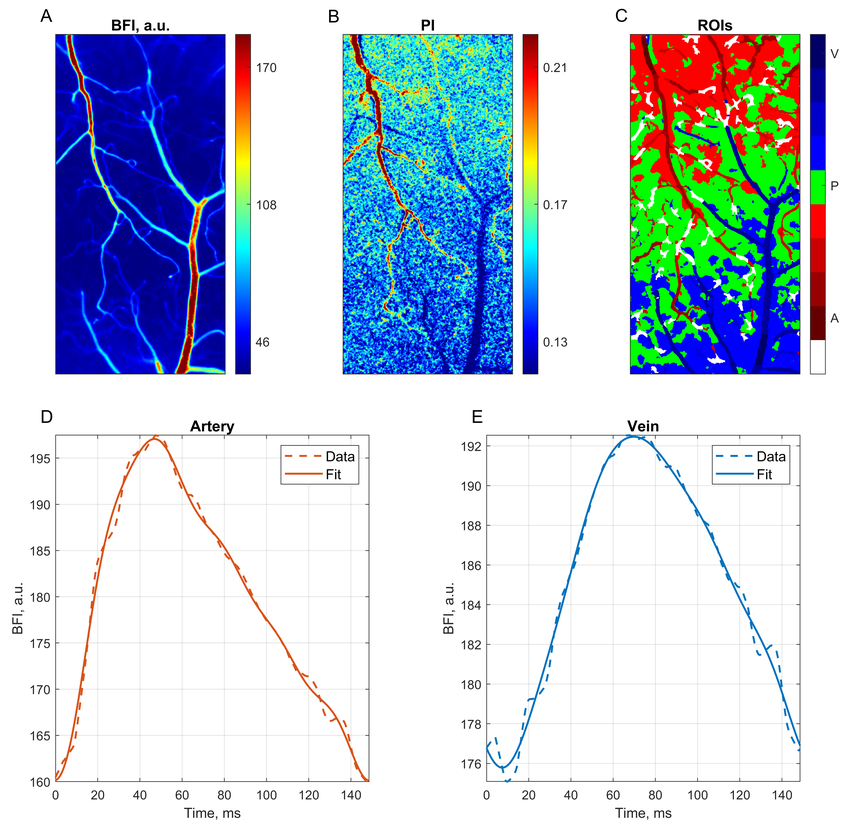
%> input picture Basic functions/Read files/f1.png, 854 x 826 px, shrunk from 5625 x 5438 before the run
$ octave --eval "result = meRieszPyramid(imread('../../Basic functions/Read files/f1.png'));"   (GNU Octave 9; MATLAB toolbox functions it lacks are replaced by stand-ins)
%> lines starting %> are read from the running program, lines starting %| are printed output that depends on the picture
### Core/MotionEnhancement/meExpand.m
%meExpand - Upsample one pyramid band to the size of the level below it.
%
%   THE ONE EXPAND OPERATOR OF THE BLOCK, and it is public rather than a
%   subfunction for a single reason: meRieszPyramid uses it to FORM the Laplacian
%   bands and meCollapse uses it to PUT THEM BACK.  A Laplacian pyramid is exactly
%   invertible only because those two operations are the same operation - write it
%   twice and the two copies are one edit away from disagreeing, at which point the
%   round trip stops being exact and every displacement measured downstream is
%   wrong by an amount nobody can see.
%
%   ZEROS ARE INSERTED, THEN BLURRED WITH TWICE THE REDUCE KERNEL.  Half the
%   samples of the upsampled grid are zero, so the binomial [1 4 6 4 1]/16 that
%   reduces would return half the brightness on the way back; [1 4 6 4 1]/8 is the
%   same filter scaled to put it back.  Both the even and the odd output samples
%   collect exactly 8/16 of the kernel, which is why one factor serves both.
%
%   THE BOUNDARY RULE DOES NOT HAVE TO BE RIGHT, IT HAS TO BE THE SAME.  Whatever
%   this does at the frame edge, meRieszPyramid subtracts it and meCollapse adds it
%   back, so the round trip is exact for any consistent choice.  Symmetric padding
%   is the choice because it is the one that does not invent an edge.
%
% Syntax:
%    U = meExpand(L, sz)
%
% Inputs:
%    L  - a pyramid band, [rows columns] or [rows columns frames].
%    sz - [rows columns] of the level being expanded to.  It must be the size the
%         reduce step came from: numel(1:2:sz(1)) by numel(1:2:sz(2)) has to be
%         size(L,1) by size(L,2).
%
% Outputs:
%    U  - the band at sz, same class and same number of frames as L.
%
% Example:
%    U = meExpand(coarse, size(fine,[1 2]));
%    lap = fine - U;
%
% Dependencies: Image Processing Toolbox (imfilter).
% See also: meRieszPyramid, meCollapse
%
% Author: Dmitry D Postnov, CFIN, Aarhus University (dpostnov@cfin.au.dk)
% Copyright 2026 Dmitry D Postnov, Aarhus University.
% Header generation and script formatting were done with Claude Code.
% Last revision: 07-August-2026

%------------- BEGIN CODE --------------
function U = meExpand(L, sz)

nr = numel(1:2:sz(1));
nc = numel(1:2:sz(2));
if size(L,1)~=nr || size(L,2)~=nc
    error('meExpand:size', ...
        'A band of %dx%d cannot expand to %dx%d - that size came from a different level.', ...
        size(L,1), size(L,2), sz(1), sz(2));
end

% imfilter takes its kernel in double whatever the image is in, and returns the
% image's class.
k = [1 4 6 4 1]./8;

U = zeros([sz(1) sz(2) size(L,3)], 'like', L);
U(1:2:sz(1), 1:2:sz(2), :) = L;
U = imfilter(U, k.', 'symmetric', 'same');
U = imfilter(U, k  , 'symmetric', 'same');
end
%------------- END OF CODE --------------

### Core/MotionEnhancement/meRieszPyramid.m
%meRieszPyramid - Laplacian pyramid plus the 3-tap Riesz transform of each band.
%
%   THE REPRESENTATION THE WHOLE MAGNIFIER RUNS ON.  A Laplacian band and its two
%   Riesz components form a quaternion whose phase is the local position of the
%   structure at that scale; move the structure and the phase moves with it, so a
%   sub-pixel displacement becomes a number rather than a difference of two similar
%   pictures.  Wadhwa et al., ICCP 2014.
%
%   WHY THIS AND NOT A COMPLEX STEERABLE PYRAMID.  Four times over-complete instead
%   of twelve to fifty-six, and ONE orientation-free phase field per level instead
%   of eight oriented ones - which is eight times less temporal filtering, and
%   temporal filtering is where the time goes.  The price is the tighter octave
%   bound, alpha*delta < lambda/4 rather than lambda/2, and on this recording that
%   bound is nowhere near binding.
%
%   THE KERNELS ARE ANTISYMMETRIC, AND THAT IS A TRAP.  conv2 flips a kernel before
%   it slides it; imfilter does not.  These two differ by a sign, so the wrong
%   choice negates both Riesz components.  What that does is worth knowing exactly,
%   because it is not what one first fears: negating BOTH components conjugates the
%   quaternion, and the phase difference and the phase shift then conjugate
%   together, so the real part that comes out of meShift is unchanged.  A
%   consistent flip is harmless.  What is NOT harmless is an INCONSISTENT one - the
%   phase measured one way and the shift applied the other - or a swap of the two
%   kernels, which magnifies motion along x as motion along y.  Both are silent and
%   both produce an entirely plausible movie, which is why the direction is
%   asserted on a phantom rather than reasoned about.
%
%   imfilter IS THE CHOICE HERE, and with these kernels it computes the true Riesz
%   sign: the x component of the Riesz transform is MINUS the derivative along x
%   (its multiplier is -i*w/|w| against the derivative's +i*w), and imfilter with
%   [0 0 0; 0.5 0 -0.5; 0 0 0] returns 0.5*L(c-1) - 0.5*L(c+1), which is exactly
%   that.  Whoever changes this line owes the phantom assertion a re-run.
%
%   TWO RIESZ TRANSFORMS, AND WHICH ONE TO USE WAS DECIDED BY MEASUREMENT.  The
%   three taps are an APPROXIMATION: their response is -i*sin(w) where the Riesz
%   transform's is -i*w/|w|, so they are only right near one frequency of each band
%   and wrong at its edges.  What that costs, measured 2026-08-07, is not small.
%   Amplifying a translating grating with every level active reached 0.80 of the
%   1+alpha the theory promises with the three taps and 0.93 with the exact
%   multiplier; on a vessel wall, 0.73 against 0.81.  A longer lowpass helps
%   neither (a 7- and a 9-tap binomial came out unchanged), so the pyramid's band
%   overlap is a separate term and not the one that moves.
%
%   'exact' IS THE DEFAULT, AND THE PUBLISHED PSEUDOCODE'S THREE TAPS ARE NOT,
%   because on the calibration phantom the exact multiplier gave 24 % more
%   amplification (gain 8.76 against 7.05 at alpha 20) at a detection floor that
%   could not be told apart from it (0.0045 against 0.0051 px, inside the scatter
%   of a thirty-bin estimate) for 17 % more time in the analysis.  Better on the
%   axis that is scarce, no worse on the axis that matters, and cheap.
%
%   ONE RISK IN 'exact' IS UNMEASURED AND SESSION 3 SHOULD CHECK IT.  The exact
%   transform is a multiplier in the Fourier domain, so it treats the band as
%   PERIODIC where the three taps pad it symmetrically.  A Laplacian band is near
%   zero at the frame boundary, which is why this is affordable at all - but a
%   bright vessel running off the edge of a real frame is not near zero, and it can
%   ring across to the opposite side.  The phantom has no vessel at its edge, so
%   the phantom cannot see this.  If a real product shows structure that mirrors
%   across the frame, try '3tap' first.
%
%   'exact' costs two Fourier transforms per level per frame and holds a complex
%   copy of the band while it works; '3tap' is two 3x3 convolutions.
%
%   THE RIESZ IS COMPUTED ONLY WHERE IT IS ASKED FOR.  Three planes per level over
%   every frame is the memory in this block: on a 512x512 window of 1 300 frames
%   the finest level alone is 1.4 GB per plane.  Naming the levels that will be
%   amplified is how the continuous mode fits in memory at all.
%
% Syntax:
%    pyr = meRieszPyramid(I)
%    pyr = meRieszPyramid(I, nLevels)
%    pyr = meRieszPyramid(I, nLevels, rieszLevels)
%    pyr = meRieszPyramid(I, nLevels, rieszLevels, riesz)
%
% Inputs:
%    I           - one image or a stack, [rows columns] or [rows columns frames].
%                  Converted to single unless it is already single or a gpuArray.
%    nLevels     - how many Laplacian bands to build.  Empty or absent takes the
%                  most the frame allows, which leaves the residual at least four
%                  pixels across.  Level 1 is the finest and each level up doubles
%                  the wavelength it carries: level k is centred on 2^(k+1) pixels.
%    rieszLevels - the levels whose Riesz components are wanted.  Empty or absent
%                  takes all of them.
%    riesz       - 'exact' (default) or '3tap'.  See the header.
%
% Outputs:
%    pyr - .lap    {1 x nLevels} the Laplacian bands, each [rows columns frames]
%          .res    the residual lowpass, the coarsest thing that is left
%          .rx     {1 x nLevels} Riesz along columns; empty where not asked for
%          .ry     {1 x nLevels} Riesz along rows;    empty where not asked for
%          .size   {1 x nLevels} [rows columns] of each band, for the collapse
%          .resSize [rows columns] of the residual
%          .imSize [rows columns] of the input frame
%          .nFrames
%          .levels the levels that carry a Riesz transform
%          .class  the class the bands are held in
%
% Example:
%    pyr = meRieszPyramid(single(stack), 5, 3:5);
%    assert(max(abs(meCollapse(pyr)-stack),[],'all') < 1e-4);
%
% Dependencies: Image Processing Toolbox (imfilter); meExpand.
% See also: meCollapse, mePhase, meShift, meExpand
%
% Author: Dmitry D Postnov, CFIN, Aarhus University (dpostnov@cfin.au.dk)
% Copyright 2026 Dmitry D Postnov, Aarhus University.
% Header generation and script formatting were done with Claude Code.
% Last revision: 07-August-2026

%------------- BEGIN CODE --------------
function pyr = meRieszPyramid(I, nLevels, rieszLevels, riesz)

if ~isa(I,'single') && ~isa(I,'gpuArray'), I = single(I); end
imSize = [size(I,1) size(I,2)];
%> imSize = [826 854]

maxLevels = max(1, floor(log2(min(imSize))) - 2);
%> maxLevels = 7
if nargin<2 || isempty(nLevels), nLevels = maxLevels; end
%> after `nLevels = maxLevels`: nLevels = 7
if nLevels > maxLevels
    error('meRieszPyramid:levels', ...
        'A %dx%d frame carries %d levels, not %d - the residual would be under four pixels.', ...
        imSize(1), imSize(2), maxLevels, nLevels);
end
if nargin<3 || isempty(rieszLevels), rieszLevels = 1:nLevels; end
%> after `rieszLevels = 1:nLevels`: rieszLevels = [1 2 3 4 5 6 7]
rieszLevels = intersect(rieszLevels(:)', 1:nLevels);
if nargin<4 || isempty(riesz), riesz = 'exact'; end
riesz = lower(char(riesz));
if ~any(strcmp(riesz,{'3tap','exact'}))
    error('meRieszPyramid:riesz','The Riesz transform is 3tap or exact, not %s.',riesz);
end

% The two antisymmetric taps.  See the header: imfilter correlates, and with these
% kernels that is the true sign of the Riesz transform.  imfilter takes its kernel
% in double whatever the image is in, and returns the image's class.
kernelX = [0 0 0; 0.5 0 -0.5; 0 0 0];
kernelY = [0 0.5 0; 0 0 0; 0 -0.5 0];

pyr          = struct();
pyr.lap      = cell(1,nLevels);
%> pyr.lap = {[], [], [], [], [], [], []}
pyr.rx       = cell(1,nLevels);
%> pyr.rx = {[], [], [], [], [], [], []}
pyr.ry       = cell(1,nLevels);
%> pyr.ry = {[], [], [], [], [], [], []}
pyr.size     = cell(1,nLevels);
%> pyr.size = {[], [], [], [], [], [], []}
pyr.imSize   = imSize;
pyr.nFrames  = size(I,3);
pyr.levels   = rieszLevels;
pyr.riesz    = riesz;
pyr.class    = class(I);

G = I;
for k = 1:nLevels
    sz          = [size(G,1) size(G,2)];
    coarse      = reduce(G);
    pyr.lap{k}  = G - meExpand(coarse, sz);
    pyr.size{k} = sz;
    if ismember(k, rieszLevels)
        if strcmp(riesz,'exact')
            [pyr.rx{k}, pyr.ry{k}] = exactRiesz(pyr.lap{k});
        else
            pyr.rx{k} = imfilter(pyr.lap{k}, kernelX, 'symmetric', 'same');
            pyr.ry{k} = imfilter(pyr.lap{k}, kernelY, 'symmetric', 'same');
        end
    end
    G = coarse;
end
%> this loop made 7 passes
%> pass 1, in reduce, `B = imfilter(B, k  , 'symmetric', 'same');`:
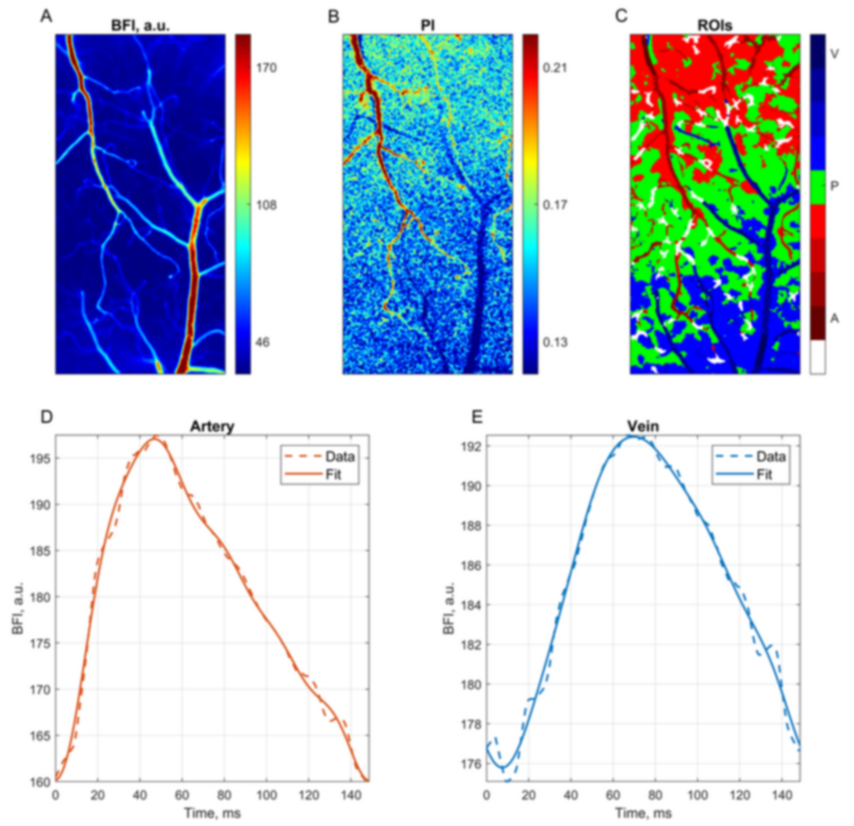
%> B: size 826x854x3 single; mean R, G, B 196.1, 208.1, 221.8
%> pass 1, in reduce, `B = B(1:2:end, 1:2:end, :);`:
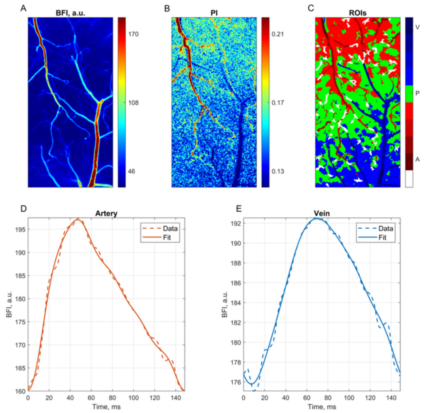
%> B: size 413x427x3 single; mean R, G, B 195.8, 207.8, 221.6
%> after the loop, pyr = {imSize [826 854], nFrames 3, levels [1 2 3 4 5 6 7]}
pyr.res     = G;
pyr.resSize = [size(G,1) size(G,2)];
%> `result = meRieszPyramid(imread('../../Basic functions/Read files/f1.pn..`: result = {imSize [826 854], nFrames 3, levels [1 2 3 4 5 6 7], resSize [7 7]}
end

% =====================================================================
function B = reduce(G)
%reduce  Blur with the separable binomial and keep every other sample.  meExpand
%   uses twice this kernel, which is the factor the discarded samples cost.
k = [1 4 6 4 1]./16;
B = imfilter(G, k.', 'symmetric', 'same');
B = imfilter(B, k  , 'symmetric', 'same');
B = B(1:2:end, 1:2:end, :);
end

% =====================================================================
function [rx,ry] = exactRiesz(L)
%exactRiesz  The Riesz transform as its own multiplier, -i*w/|w|, with no
%   approximation - and therefore periodic at the band's edges rather than
%   symmetric.  The band is a Laplacian band, which is already near zero at the
%   frame boundary, so the wrap costs little; that is why this is affordable at all.
[nr,nc,~] = size(L);
wx = reshape(2*pi*ifftshift((0:nc-1)-floor(nc/2))./nc, 1, nc);
wy = reshape(2*pi*ifftshift((0:nr-1)-floor(nr/2))./nr, nr, 1);
W  = hypot(wx,wy);  W(W==0) = 1;
F  = fft2(L);
rx = real(ifft2(F.*cast(-1i.*wx./W,'like',F)));
ry = real(ifft2(F.*cast(-1i.*wy./W,'like',F)));
end
%------------- END OF CODE --------------
